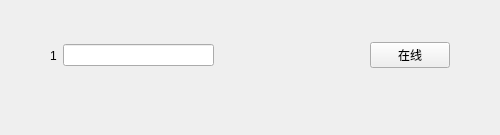
<?xml version="1.0" encoding="UTF-8"?>
<ui version="4.0">
 <class>Item</class>
 <widget class="QWidget" name="Item">
  <property name="geometry">
   <rect>
    <x>0</x>
    <y>0</y>
    <width>500</width>
    <height>135</height>
   </rect>
  </property>
  <property name="windowTitle">
   <string>Form</string>
  </property>
  <widget class="QWidget" name="widget" native="true">
   <property name="geometry">
    <rect>
     <x>50</x>
     <y>30</y>
     <width>400</width>
     <height>51</height>
    </rect>
   </property>
   <property name="minimumSize">
    <size>
     <width>0</width>
     <height>41</height>
    </size>
   </property>
   <layout class="QHBoxLayout" name="horizontalLayout">
    <item>
     <widget class="QLabel" name="lbId">
      <property name="text">
       <string>1</string>
      </property>
     </widget>
    </item>
    <item>
     <widget class="MyLineEdit" name="leName">
      <property name="enabled">
       <bool>true</bool>
      </property>
      <property name="maximumSize">
       <size>
        <width>171</width>
        <height>16777215</height>
       </size>
      </property>
     </widget>
    </item>
    <item>
     <spacer name="horizontalSpacer">
      <property name="orientation">
       <enum>Qt::Horizontal</enum>
      </property>
      <property name="sizeHint" stdset="0">
       <size>
        <width>40</width>
        <height>20</height>
       </size>
      </property>
     </spacer>
    </item>
    <item>
     <widget class="QPushButton" name="pbState">
      <property name="text">
       <string>在线</string>
      </property>
      <property name="icon">
       <iconset resource="../../../resource/state/state.qrc">
        <normaloff>:/state/yes.png</normaloff>:/state/yes.png</iconset>
      </property>
     </widget>
    </item>
   </layout>
  </widget>
 </widget>
 <customwidgets>
  <customwidget>
   <class>MyLineEdit</class>
   <extends>QLineEdit</extends>
   <header>mvp/mainwindow/item/mywidget/mylineedit.h</header>
  </customwidget>
 </customwidgets>
 <resources>
  <include location="../../../resource/state/state.qrc"/>
 </resources>
 <connections/>
</ui>
